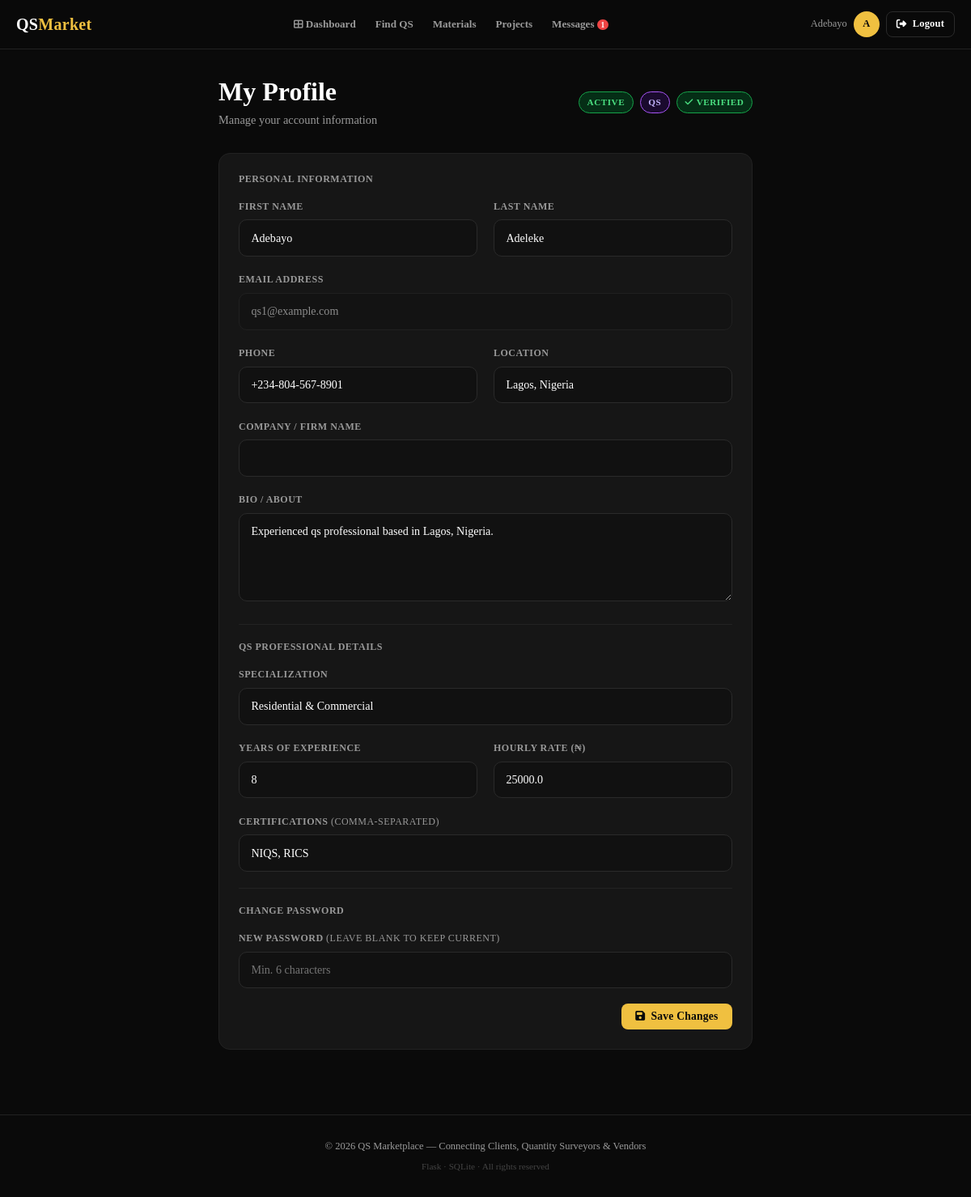
The app's page /profile (signed in) with its own data.
### app.py (models this page shows, shortened)
class User(UserMixin, db.Model):
    __tablename__ = 'users'
    id            = db.Column(db.Integer, primary_key=True)
    email         = db.Column(db.String(150), unique=True, nullable=False)
    password_hash = db.Column(db.String(255), nullable=False)
    role          = db.Column(db.String(20), nullable=False)   # admin/client/qs/vendor
    first_name    = db.Column(db.String(80))
    last_name     = db.Column(db.String(80))
    phone         = db.Column(db.String(30))
    location      = db.Column(db.String(120))
    bio           = db.Column(db.Text)
    avatar        = db.Column(db.String(200), default='default.png')
    status        = db.Column(db.String(20), default='pending')  # pending/active/suspended
    verified      = db.Column(db.Boolean, default=False)
    joined_at     = db.Column(db.DateTime, default=datetime.utcnow)
    last_login    = db.Column(db.DateTime)
    company_name      = db.Column(db.String(150))
    specialization    = db.Column(db.String(200))
    years_experience  = db.Column(db.Integer)
    certifications    = db.Column(db.Text)
    hourly_rate       = db.Column(db.Float)
    projects_posted   = db.relationship('Project', foreign_keys='Project.client_id', backref='client', lazy=True)
    bids              = db.relationship('Bid', backref='qs_user', lazy=True)
    materials         = db.relationship('Material', backref='vendor', lazy=True)
    sent_messages     = db.relationship('Message', foreign_keys='Message.sender_id', backref='sender', lazy=True)
    transactions      = db.relationship('Transaction', foreign_keys='Transaction.user_id', backref='user', lazy=True)
    @property
    def full_name(self): return f"{self.first_name or ''} {self.last_name or ''}".strip() or self.email

### app.py (the view, shortened to what this page needs)
@app.route('/profile', methods=['GET','POST'])
@login_required
def profile():
    return render_template('profile.html')

### app.py (called while the page is built)
@login_manager.user_loader
def load_user(uid): return User.query.get(int(uid))

def unread_count():
    if current_user.is_authenticated:
        return Message.query.filter_by(receiver_id=current_user.id, read=False).count()
    return 0

@app.context_processor
def inject_globals():
    return dict(unread=unread_count, now=datetime.utcnow())

### templates/profile.html (shortened to what this page needs)
{% extends 'base.html' %}
{% block content %}
<div class="main" style="max-width:700px;">
  <div class="page-header">
    <div class="flex justify-between items-center">
      <div>
        <h1>My Profile</h1>
        <p>Manage your account information</p>
      </div>
      <div style="display:flex;gap:0.5rem;align-items:center;">
        <span class="badge badge-{{ current_user.status }}">{{ current_user.status }}</span>
        <span class="badge badge-{{ current_user.role }}">{{ current_user.role }}</span>
        {% if current_user.verified %}<span class="badge badge-active"><i class="fa fa-check"></i> Verified</span>{% endif %}
      </div>
    </div>
  </div>
  <div class="card">
    <form method="POST">
      <h3 style="font-size:0.75rem;color:var(--grey);text-transform:uppercase;letter-spacing:0.5px;font-weight:700;margin-bottom:1rem;">Personal Information</h3>
      <div class="grid-2">
        <div class="form-group"><label>First Name</label><input type="text" name="first_name" value="{{ current_user.first_name or '' }}"></div>
        <div class="form-group"><label>Last Name</label><input type="text" name="last_name" value="{{ current_user.last_name or '' }}"></div>
      </div>
      <div class="form-group"><label>Email Address</label><input type="email" value="{{ current_user.email }}" disabled style="opacity:0.5;cursor:not-allowed;"></div>
      <div class="grid-2">
        <div class="form-group"><label>Phone</label><input type="text" name="phone" value="{{ current_user.phone or '' }}"></div>
        <div class="form-group"><label>Location</label><input type="text" name="location" value="{{ current_user.location or '' }}"></div>
      </div>
      <div class="form-group"><label>Company / Firm Name</label><input type="text" name="company_name" value="{{ current_user.company_name or '' }}"></div>
      <div class="form-group"><label>Bio / About</label><textarea name="bio" rows="4">{{ current_user.bio or '' }}</textarea></div>
      {% if current_user.role == 'qs' %}
      <hr>
      <h3 style="font-size:0.75rem;color:var(--grey);text-transform:uppercase;letter-spacing:0.5px;font-weight:700;margin:1rem 0;">QS Professional Details</h3>
      <div class="form-group"><label>Specialization</label><input type="text" name="specialization" value="{{ current_user.specialization or '' }}" placeholder="e.g. Residential & Commercial"></div>
      <div class="grid-2">
        <div class="form-group"><label>Years of Experience</label><input type="number" name="years_experience" value="{{ current_user.years_experience or '' }}" min="0"></div>
        <div class="form-group"><label>Hourly Rate (₦)</label><input type="number" name="hourly_rate" value="{{ current_user.hourly_rate or '' }}" min="0"></div>
      </div>
      <div class="form-group"><label>Certifications <span style="color:var(--grey);font-weight:400;">(comma-separated)</span></label><input type="text" name="certifications" value="{{ current_user.certifications or '' }}" placeholder="NIQS, RICS, PMP"></div>
      {% endif %}
      <hr>
      <h3 style="font-size:0.75rem;color:var(--grey);text-transform:uppercase;letter-spacing:0.5px;font-weight:700;margin:1rem 0;">Change Password</h3>
      <div class="form-group"><label>New Password <span style="color:var(--grey);font-weight:400;">(leave blank to keep current)</span></label><input type="password" name="new_password" placeholder="Min. 6 characters"></div>
      <div style="display:flex;justify-content:flex-end;margin-top:0.5rem;">
        <button type="submit" class="btn btn-primary"><i class="fa fa-save"></i> Save Changes</button>
      </div>
    </form>
  </div>
</div>
{% endblock %}

### templates/base.html (shortened to what this page needs)
<!DOCTYPE html>
<html lang="en">
<head>
<link rel="stylesheet" href="https://cdnjs.cloudflare.com/ajax/libs/font-awesome/6.5.0/css/all.min.css">
</head>
<body>
<nav class="navbar">
  <div class="nav-inner">
    <a href="{{ url_for('index') }}" class="nav-logo">QS<span>Market</span></a>
    <div class="nav-links">
      {% if current_user.is_authenticated %}
      <a href="{{ url_for('dashboard') }}"
         {% if request.endpoint in ['dashboard','admin_dashboard'] %}class="active"{% endif %}>
        <i class="fa fa-th-large" style="font-size:0.72rem;"></i> Dashboard
      </a>
      {% endif %}
      <a href="{{ url_for('qs_directory') }}"
         {% if request.endpoint=='qs_directory' %}class="active"{% endif %}>Find QS</a>
      <a href="{{ url_for('materials') }}"
         {% if request.endpoint=='materials' %}class="active"{% endif %}>Materials</a>
      {% if current_user.is_authenticated %}
      <a href="{{ url_for('projects') }}"
         {% if request.endpoint in ['projects','project_detail','new_project'] %}class="active"{% endif %}>Projects</a>
      <a href="{{ url_for('messages') }}"
         {% if request.endpoint=='messages' %}class="active"{% endif %}>
        Messages{% set u=unread() %}{% if u>0 %}<span class="nav-badge">{{u}}</span>{% endif %}
      </a>
      {% endif %}
    </div>
    <div class="nav-user">
      {% if current_user.is_authenticated %}
      <span class="nav-name">{{ current_user.first_name or current_user.email.split('@')[0] }}</span>
      <a href="{{ url_for('profile') }}" class="nav-avatar" title="My Profile">
        {{ (current_user.first_name or current_user.email)[0].upper() }}
      </a>
      <a href="{{ url_for('logout') }}" class="btn btn-outline btn-sm" id="desk-logout">
        <i class="fa fa-sign-out-alt"></i> Logout
      </a>
      {% else %}
      <a href="{{ url_for('login') }}"    class="btn btn-outline btn-sm">Login</a>
      <a href="{{ url_for('register') }}" class="btn btn-primary btn-sm">Register</a>
      {% endif %}
    </div>
  </div>
</nav>
{% block content %}{% endblock %}
<footer>
  <div>© 2026 QS Marketplace — Connecting Clients, Quantity Surveyors &amp; Vendors</div>
  <div style="margin-top:0.35rem;opacity:0.4;font-size:0.7rem;">Flask · SQLite · All rights reserved</div>
</footer>
</body>
</html>

### templates/base.html (style rules this page uses)
:root { --black:#0a0a0a; --dark:#111111; --card:#161616; --border:#222222; --border2:#2a2a2a; --white:#ffffff; --grey:#999999; --light:#cccccc; --accent:#f0c040; --accent2:#e8a020; --green:#22c55e; --red:#ef4444; --blue:#3b82f6; --orange:#f97316; --purple:#a855f7; --font:'Times New Roman',Times,Georgia,serif; --nav-h:60px; }
* { margin:0;padding:0;box-sizing:border-box; }
html { scroll-behavior:smooth;overflow-x:hidden; }
body { background:var(--black);color:var(--white); font-family:var(--font);min-height:100vh; line-height:1.7;font-size:15px;overflow-x:hidden; }
a { color:inherit;text-decoration:none; }
h1,h2,h3,h4,h5 { font-family:var(--font);line-height:1.25; }
.navbar { position:sticky;top:0;z-index:1000; background:rgba(10,10,10,0.97); backdrop-filter:blur(20px);-webkit-backdrop-filter:blur(20px); border-bottom:1px solid var(--border); width:100%; }
.nav-inner { max-width:1280px;margin:0 auto; display:flex;align-items:center;justify-content:space-between; height:var(--nav-h);padding:0 1.25rem;gap:0.5rem; }
.nav-logo { font-family:var(--font);font-weight:900; font-size:1.25rem;letter-spacing:0.3px;white-space:nowrap;flex-shrink:0; }
.nav-logo span { color:var(--accent); }
.nav-links { display:flex;align-items:center;gap:0.1rem;flex-wrap:nowrap; }
.nav-links a { padding:0.4rem 0.7rem;border-radius:7px; font-size:0.82rem;font-weight:600;color:var(--grey); transition:all 0.2s;white-space:nowrap; }
.nav-badge { background:var(--red);color:#fff;border-radius:99px; font-size:0.6rem;padding:1px 5px;margin-left:3px; }
.nav-user { display:flex;align-items:center;gap:0.5rem;flex-shrink:0; }
.nav-avatar { width:32px;height:32px;border-radius:50%; background:var(--accent);color:var(--black); display:flex;align-items:center;justify-content:center; font-weight:800;font-size:0.78rem;cursor:pointer;flex-shrink:0; }
.nav-name { font-size:0.78rem;color:var(--grey);white-space:nowrap; }
.btn { display:inline-flex;align-items:center;gap:0.45rem; padding:0.5rem 1.1rem;border-radius:8px; font-size:0.85rem;font-weight:700;cursor:pointer; border:none;transition:all 0.2s; font-family:var(--font);letter-spacing:0.2px;white-space:nowrap; }
.btn-primary { background:var(--accent);color:var(--black); }
.btn-outline { background:transparent;color:var(--white);border:1px solid var(--border2); }
.btn-sm { padding:0.3rem 0.75rem;font-size:0.78rem; }
.main { max-width:1280px;margin:0 auto;padding:2rem 1.25rem; }
.card { background:var(--card);border:1px solid var(--border);border-radius:14px;padding:1.5rem; }
.badge { display:inline-flex;align-items:center;gap:0.25rem; padding:0.18rem 0.6rem;border-radius:99px; font-size:0.7rem;font-weight:700; text-transform:uppercase;letter-spacing:0.5px; font-family:var(--font);white-space:nowrap; }
.badge-active { background:#052e16;color:#4ade80;border:1px solid #16a34a; }
.badge-qs { background:#1a0a2e;color:#c4b5fd;border:1px solid var(--purple); }
.form-group { margin-bottom:1.15rem; }
label { display:block;font-size:0.75rem;font-weight:700; text-transform:uppercase;letter-spacing:0.5px; color:var(--grey);margin-bottom:0.4rem;font-family:var(--font); }
input,select,textarea { width:100%;background:var(--dark); border:1px solid var(--border2);border-radius:10px; padding:0.7rem 0.9rem;color:var(--white); font-family:var(--font);font-size:0.88rem; transition:border 0.2s;line-height:1.5; }
textarea { resize:vertical;min-height:90px; }
.grid-2 { display:grid;grid-template-columns:repeat(2,1fr);gap:1.25rem; }
.page-header { margin-bottom:1.75rem; }
.page-header h1 { font-size:clamp(1.5rem,3vw,2rem);font-weight:900;margin-bottom:0.2rem; }
.page-header p { color:var(--grey);font-size:0.9rem; }
hr { border:none;border-top:1px solid var(--border);margin:1.25rem 0; }
footer { border-top:1px solid var(--border);padding:1.75rem 1.25rem; text-align:center;color:var(--grey); font-size:0.78rem;margin-top:3rem;font-family:var(--font); }
.flex { display:flex; }
.items-center { align-items:center; }
.justify-between { justify-content:space-between; }

### records on screen
User: first_name "Adebayo", first_name "A", status "ACTIVE", role "QS", last_name "Adeleke", email "qs1@example.com", phone "+234-804-567-8901", location "Lagos, Nigeria", bio "Experienced qs professional based in Lagos, Nigeria.", specialization "Residential & Commercial", years_experience "8", hourly_rate "25000.0", certifications "NIQS, RICS"

### other values on screen
{{ u }} "1"
